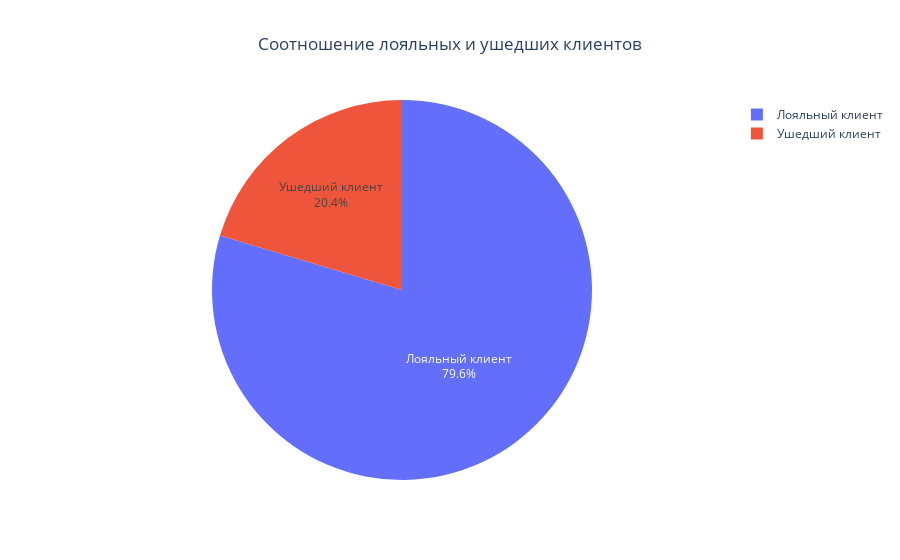

The cell this chart's notebook holds for it:
### Markdown cell above
<center>Задание 9.1 Соотношение ушедших и лояльных клиентов.</center>

### Code cell
churn_group_1 = churn_data.copy() # создание копии данных

labels = ['Лояльный клиент','Ушедший клиент'] # категории
fig = go.Figure(data=[go.Pie(
    labels=labels,
    values = churn_group_1['Exited'].value_counts(),
    textinfo='label+percent'
)]) # создание круговой диаграммы
fig.update_layout(title_text='Соотношение лояльных и ушедших клиентов',title_x=0.5) # добавление заголовка диаграммы
fig.show() # вывод диаграммы

### Figure 1 — Plotly figure (JSON) as saved in the notebook; plotly's stock layout.template omitted (floating-point values rounded to 4 significant figures)
{"data": [{"labels": ["Лояльный клиент", "Ушедший клиент"], "textinfo": "label+percent", "type": "pie", "values": [7963, 2037]}], "layout": {"title": {"text": "Соотношение лояльных и ушедших клиентов", "x": 0.5}}}
